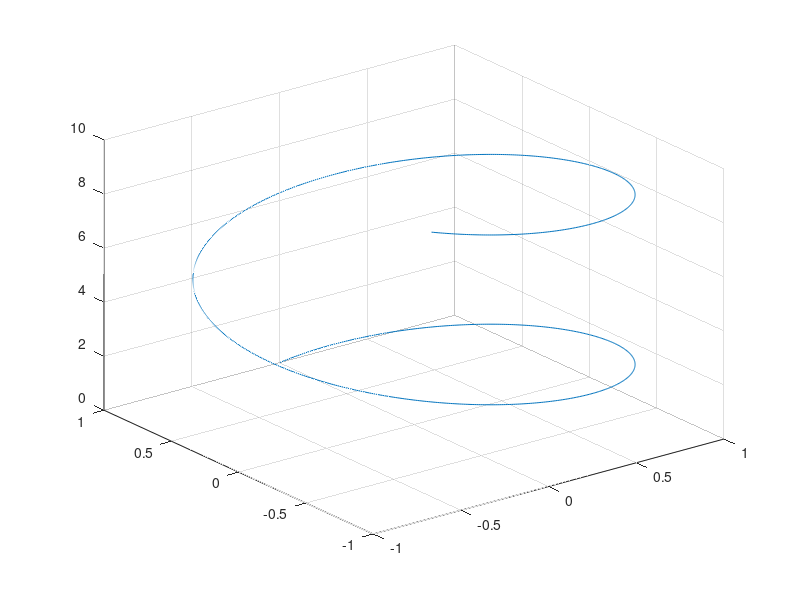

Write the MATLAB code that produced this figure. (Note: this script raises an error after producing the figure.)
%{Coba anda cari bagaimana cara menampilkan grafik untuk tampilan tiga dimensi dan grafik polar.}%

% Grafik 3D
t = 0:0.01:10;
x = sin(t);
y = cos(t);
z = t;

figure;
plot3(x, y, z);
grid on;

% Grafik Polar
theta = linspace(0, 2*pi, 100);
r = 1 + cos(4*theta);

figure;
polarplot(theta, r);
